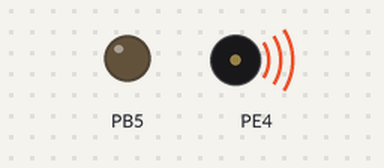
Bench run of a program on a simulated ATmega1281, built with avr-gcc and emulated at 16 MHz. On the bench: output pins drawn as LEDs (lit = HIGH), buzzer (waves = sounding). Pins used as bus, display or sensor lines are not drawn. At 0.0 s the program stops and its outputs stay as they are.

Above: at 0.1 s.
Timing chart, 0 to 1.5 s (numbered marks = the images above):
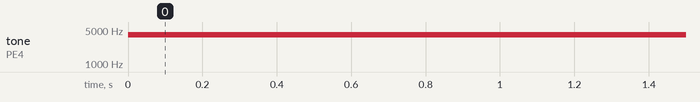

The program:

main.c
```c
/*
 * TimerBasic.c
 *
 * Created: 2024-11-16 오전 1:37:12
 * Author : tshoon
 */

#include <avr/io.h>
#include "board.h"
#include "fnd.h"

ISR(TIMER5_COMPA_vect){
	PORTB ^= _BV(PB5);
}

void timer_init(void){
	TCCR3A |= _BV(COM3A0) | _BV(COM3B0); // Comapare Output Mode setting: toggle
	TCCR3B |= _BV(WGM32) |_BV(CS31); // 16 bit timer 3, CTC mode, prescaler 8

	OCR3A = 249; // 250 clk
	OCR3B = 124; // 124 clk

	TCCR5B |= _BV(WGM52)| _BV(CS51) | _BV(CS50);// 16 bit timer 5, CTC mode, prescaler 64


	// 100 = (F_CPU/prescaler-n)/1+OCR5A_value
	OCR5A = F_CPU/(64*100) - 1;
}

void ioport_init(void){
	DDRB |= _BV(PB5);
	DDRE |= _BV(SOUND_OUT)|_BV(PE4);
}

void interrupt_init(void){
	sei();
}


int main()
{
	ioport_init();
	timer_init();
	interrupt_init();

	while(1)
	{

	}
}


// 3.
//int main()
//{
	//timer_init();
	//DDRE = _BV(PE3);
	//
	//while(1){
		//if(TIFR3&_BV(OCF3A)){
			//PORTE ^= _BV(PE3);
			//TIFR3 = _BV(OCF3A); // Timer3 Interrupt Flag clear
		//}
	//}
//}

// 4.
//int main()
//{
	//timer_init();
	//
	//DDRB = _BV(PB5);
	//TCNT5 = -2500;
	//
	//while(1){
		//if(TIFR5 &_BV(TOV5)){
			//PORTB ^= _BV(PB5);
			//TIFR5 = _BV(TOV5);
			//TCNT5 = 63356;
		//}
	//}
//}

// 5.
//ISR(TIMER5_OVF_vect){
//PORTB ^= _BV(PB5);
//TCNT5 = -2500;
//}
//int main(){
	//timer_init();
	//TIMSK5 |= _BV(TOIE5);
	//
	//while(1){
		//
	//}
//}
```

board.h
```c
/*
 * ----------------------------------------------------------------------------
 *          Header file for ATmega1281 board
 * ----------------------------------------------------------------------------
 */


#ifndef BOARD_H
#define BOARD_H

#define F_CPU               16000000L   // 16 MHz
#define FIRMWARE_VERSION    0x0001      // firmware version

#include <stdio.h>
#include <avr/io.h>
#include <avr/interrupt.h>
#include <util/delay.h>

// PORTA

// PORTB
#define LED_COLOR   PB4         // output: LED color control

// PORTC
#define LED1        PC0         // output: LED 1~8
#define LED2        PC1
#define LED3        PC2
#define LED4        PC3
#define LED5        PC4
#define LED6        PC5
#define LED7        PC6
#define LED8        PC7

// PORTD
#define SW3         PD3         // input: switch (internal pull-up resistor required)
#define SW4         PD4

// PORTE
#define SOUND_OUT   PE3
#define SW2         PE7         // input: switch (internal pull-up resistor required)

// PORTF

// MACRO functions

#endif
```

fnd.c
```c
#include "board.h"
#include "fnd.h"

/* ----------------------------------------------------------------------------
 * initialize port for FND/LED interface
 * -------------------------------------------------------------------------- */
inline static void fnd_port_init(void)
{
    // configure output
    DDRC = 0xff;            // PORTC[7..0]
    DDRG = 0x07;            // PORTG[2..0]
    DDRB |= _BV(LED_COLOR);
}
/*
void ioport_init(void)
{
	DDRB |= _BV(LED_COLOR);
	DDRC |= _BV(LED1) | _BV(LED2) | _BV(LED3) | _BV(LED4);
	PORTE |= _BV(SW2);
	PORTD |= _BV(SW3);
}*/

/*
void interrupt_init(void){
	EICRA = _BV(ISC31);
	// EICRB = _BV(ISC71); // 10 00 00 00 -> 00 00 00 00
	EIMSK = _BV(INT3) | _BV(INT7);
	sei();
}
*/


/* ----------------------------------------------------------------------------
 * select FND to access
 * arguments
 *  - fnd_num: FND number (2 ~ 0)
 * -------------------------------------------------------------------------- */
inline static void fnd_select(uint8_t fnd_num)
{
    PORTG = fnd_num;
}

/* ----------------------------------------------------------------------------
 * deselect selected FND
 * -------------------------------------------------------------------------- */
inline static void fnd_deselect(void)
{
    PORTG = 0x07;
}

/* ----------------------------------------------------------------------------
 * initialize FND/LED
 * -------------------------------------------------------------------------- */
void fnd_init(void)
{
    fnd_port_init();
    fnd_clear_all();
    led_write(0xff);
}

/* ----------------------------------------------------------------------------
 * write FND
 * arguments
 *  - fnd_num: FND number (2 ~ 0)
 *  - value: 1-byte data to write
 * -------------------------------------------------------------------------- */
void fnd_write(uint8_t fnd_num, uint8_t value)
{
    uint8_t sreg;

    sreg = SREG;            // save SREG
    cli();                  // disable interrupt to prevent shared-data problem

    fnd_select(fnd_num);
    PORTC = value;
    fnd_deselect();

    if(sreg&0x80)           // if global interrupt was enabled before executing cli()
        sei();              // enable interrupt
}


/* ----------------------------------------------------------------------------
 * clear FND
 * arguments
 *  - fnd_num: FND number (2 ~ 0)
 * -------------------------------------------------------------------------- */
inline void fnd_clear(uint8_t fnd_num)
{
    fnd_write(fnd_num, 0);
}

/* ----------------------------------------------------------------------------
 * clear all FNDs
 * -------------------------------------------------------------------------- */
void fnd_clear_all(void)
{
    fnd_write(0, 0);
    fnd_write(1, 0);
	fnd_write(2, 0);
}

/* ----------------------------------------------------------------------------
 * display a hexadecimal number on an FND
 * arguments
 *  - fnd_num: FND number (0 ~ 2)
 *  - num: hexadecimal number to display on FND (0 ~ 0xf)
 *  - dot_on: dot is turned on if 1, or turned off otherwise
 * -------------------------------------------------------------------------- */
void fnd_write_number(uint8_t fnd_num, uint8_t num, uint8_t dot_on)
{
    static uint8_t num_code[] = {0x3f, 0x06, 0x5b, 0x4f, 0x66, 0x6d, 0x7d, 0x27, 0x7f, 0x6f,
                                  0x77, 0x7c, 0x39, 0x5e, 0x79, 0x71};
    uint8_t value;

    value = num_code[num] | (dot_on<<7);
    fnd_write(fnd_num, value);
}

void fnd_write_numbers(uint16_t num){

    uint8_t dot_off = 0x00;
    uint8_t value_u4 = num  % 10;
    uint8_t value_u6 = (num / 10) % 10;
    uint8_t value_u8 = num / 100;

    if(num < 10){
	    fnd_write_number(0, value_u4, dot_off);
	    fnd_write(1, 0);
	    fnd_write(2, 0);
    }
    else if(num < 100) {
	    fnd_write_number(0, value_u4, dot_off);
	    fnd_write_number(1, value_u6, dot_off);
    }
    else {
	    fnd_write_number(0, value_u4, dot_off);
	    fnd_write_number(1, value_u6, dot_off);
	    fnd_write_number(2, value_u8, dot_off);
    }

}


/* ----------------------------------------------------------------------------
 * write LED
 * arguments
 *  - value: 1-byte data to write
 * -------------------------------------------------------------------------- */
void led_write(uint8_t value)
{
    uint8_t sreg;

    sreg = SREG;            // save SREG
    cli();                  // disable interrupt to prevent shared-data problem

    fnd_select(3);
    PORTC = value;
    fnd_deselect();

    if(sreg&0x80)           // if global interrupt was enabled before executing cli()
        sei();              // enable interrupt
}
```

fnd.h
```c
/*
 * ----------------------------------------------------------------------------
 *          Header file for FND/LED interface functions
 * ----------------------------------------------------------------------------
 */

#ifndef FND_H
#define FND_H

// function prototypes
void fnd_init(void);
void fnd_write(uint8_t, uint8_t);
void fnd_clear(uint8_t);
void fnd_clear_all(void);
void fnd_write_number(uint8_t, uint8_t, uint8_t);
void fnd_write_numbers(uint16_t);
void led_write(uint8_t);
void ioport_init(void);
//void interrupt_init(void);
#endif
```

Measured:
- by itself, tone on PE4: silent → 4000 Hz at 0.00 s
